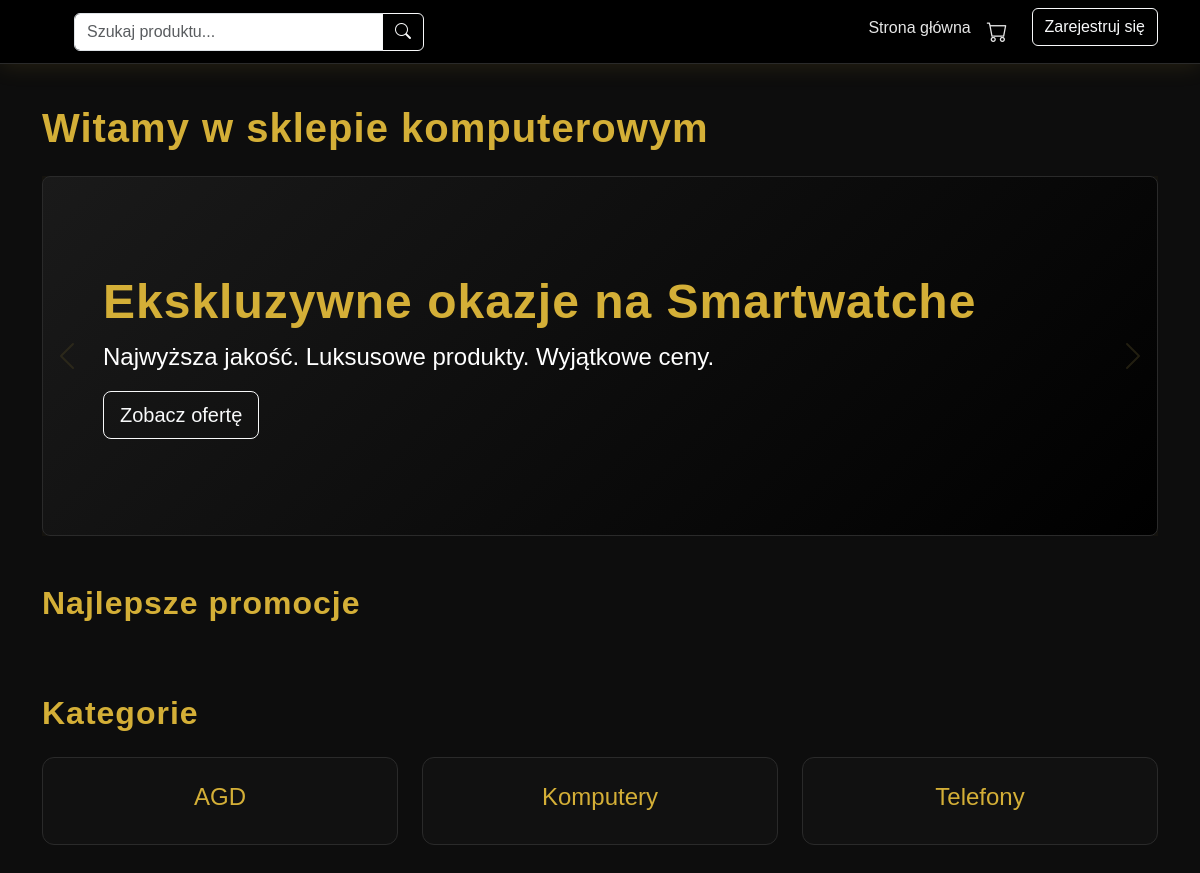
/, run on an earlier commit of the app's database.
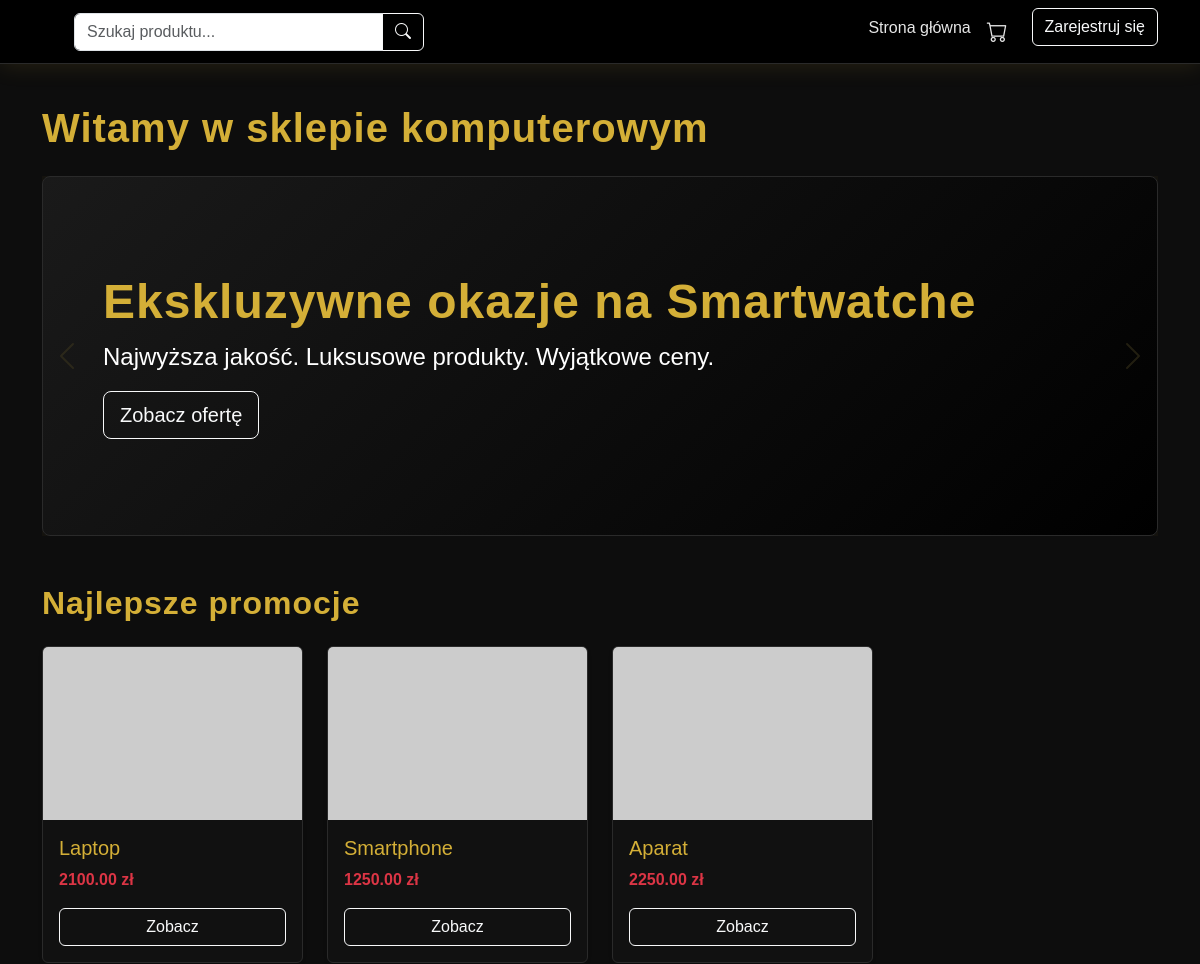
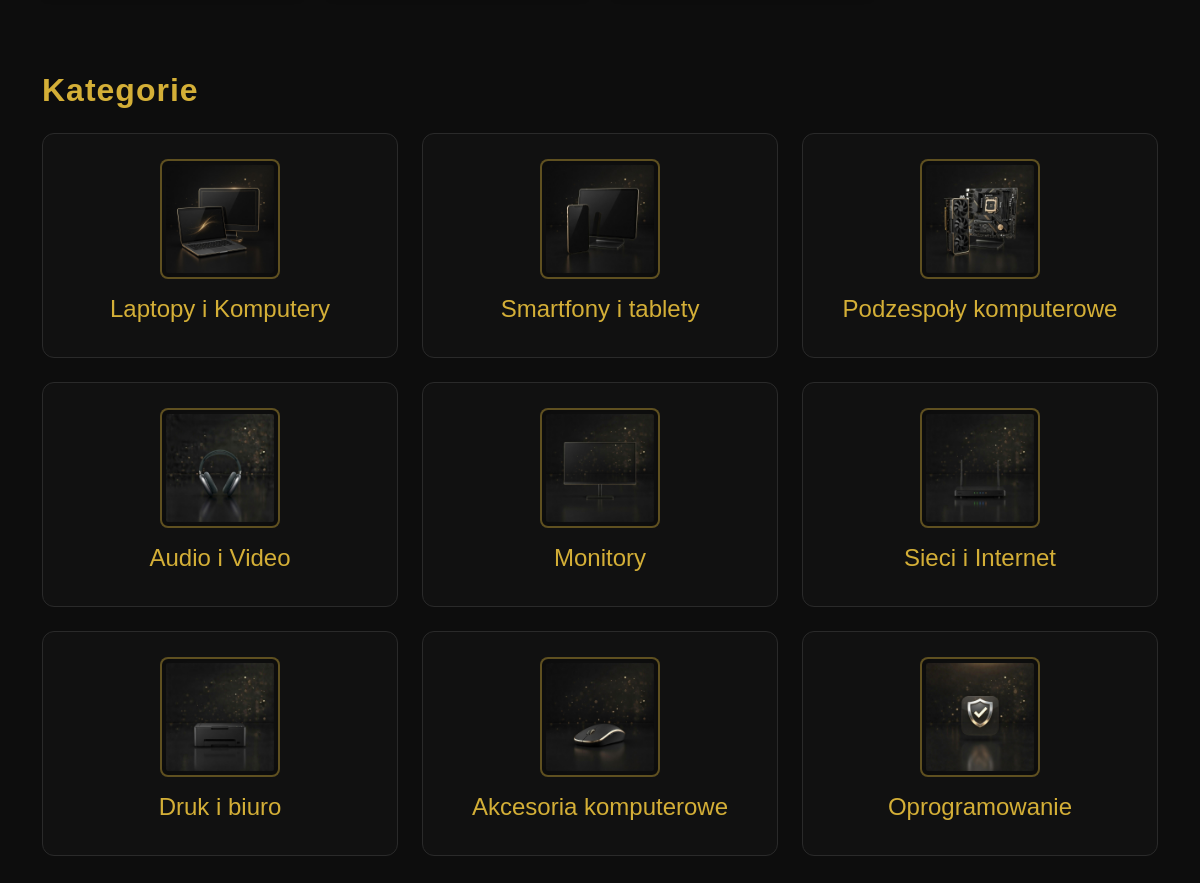
And on a later commit of the database (2 pictures, top to bottom).
### sklep/models.py (models this page shows, shortened)
class Kategoria(models.Model):
    nazwa_kategorii = models.CharField(max_length=50)
    image = models.ImageField(upload_to="kategorie/", null=True, blank=True)
    class Meta:
        db_table = "kategorie"
        verbose_name = "Kategoria"
        verbose_name_plural = "Kategorie"

class Towar(models.Model):
    nazwa = models.CharField(max_length=255)
    producent = models.CharField(max_length=100, blank=True, null=True)
    opis = models.TextField(blank=True, null=True)
    cena_jednostkowa = models.DecimalField(max_digits=10, decimal_places=2)
    cena_promocyjna = models.DecimalField(max_digits=10, decimal_places=2, null=True, blank=True)
    kategoria = models.ForeignKey(Kategoria, on_delete=models.SET_NULL, null=True, blank=True)
    podkategoria = models.ForeignKey(Podkategoria, on_delete=models.SET_NULL, null=True, blank=True)
    class Meta:
        db_table = "towary"
        verbose_name = "Towar"
        verbose_name_plural = "Towary"

### sklep/views.py (the view)
# urls.py: path("", views.sklep_home, name="sklep_home"),
def sklep_home(request):
    promocje = Towar.objects.filter(cena_promocyjna__isnull=False)
    kategorie = Kategoria.objects.all()
    return render(request, "home.html", {
        "promocje": promocje,
        "kategorie": kategorie,
    })

### sklep/templates/home.html (shortened to what this page needs)
{% extends "base.html" %}
{% block content %}
<h1 class="mb-4">Witamy w sklepie komputerowym</h1>
<div id="heroCarousel" class="carousel slide mb-5" data-bs-ride="carousel">
    <div class="carousel-inner">
        <div class="carousel-item active">
            <div class="p-5 text-white rounded-3 hero-box">
                <div class="container py-5">
                    <h1 class="display-5 fw-bold" style="color:#d4af37;">Ekskluzywne okazje na Smartwatche</h1>
                    <p class="col-md-8 fs-4">Najwyższa jakość. Luksusowe produkty. Wyjątkowe ceny.</p>
                    <a class="btn btn-outline-light btn-lg" href="#">Zobacz ofertę</a>
                </div>
            </div>
        </div>
    </div>
    <button class="carousel-control-prev" type="button" data-bs-target="#heroCarousel" data-bs-slide="prev">
        <span class="carousel-control-prev-icon"></span>
    </button>
    <button class="carousel-control-next" type="button" data-bs-target="#heroCarousel" data-bs-slide="next">
        <span class="carousel-control-next-icon"></span>
    </button>
</div>
<h2 class="mb-4">Najlepsze promocje</h2>
<div class="row">
    {% for p in promocje %}
    <div class="col-md-3">
        <div class="card mb-4 shadow-sm product-card">
            <img src="https://via.placeholder.com/300x200" class="card-img-top" alt="produkt">
            <div class="card-body">
                <h5 class="card-title" style="color:#d4af37;">{{ p.nazwa }}</h5>
                <p class="card-text text-danger fw-bold">{{ p.cena_promocyjna }} zł</p>
                <a href="#" class="btn btn-outline-light w-100">Zobacz</a>
            </div>
        </div>
    </div>
    {% endfor %}
</div>
<h2 class="mt-5 mb-4">Kategorie</h2>
<div class="row text-center">
    {% for k in kategorie %}
    <div class="col-4 mb-4">
        <a href="{% url 'produkty_kategoria' k.id %}" class="text-decoration-none text-light">
            <div class="category-box">
                {% if k.image %}
                    <img src="{{ k.image.url }}" class="img-fluid mb-3" style="max-height:120px; object-fit:contain;">
                {% endif %}
                <h4 style="color:#d4af37;">{{ k.nazwa_kategorii }}</h4>
            </div>
        </a>
    </div>
    {% endfor %}
</div>
{% endblock %}

### sklep/templates/base.html (shortened to what this page needs)
<!DOCTYPE html>
<html lang="pl">
<head>
    <link
        href="https://cdn.jsdelivr.net/npm/bootstrap@5.3.2/dist/css/bootstrap.min.css"
        rel="stylesheet"
    >
    <link rel="stylesheet" href="https://cdn.jsdelivr.net/npm/bootstrap-icons@1.11.1/font/bootstrap-icons.css">
</head>
<body>
<nav class="navbar navbar-expand-lg navbar-main">
    <div class="container">
        <div class="collapse navbar-collapse" id="nav">
            <form class="d-flex me-auto ms-3" role="search" style="width: 350px;">
                <div class="input-group">
                    <input class="form-control" type="search" placeholder="Szukaj produktu..." aria-label="Search">
                    <button class="btn btn-outline-light" type="button">
                        <i class="bi bi-search"></i>
                    </button>
                </div>
            </form>
            <ul class="navbar-nav ms-auto">
                <li class="nav-item">
                    <a class="nav-link" href="/">Strona główna</a>
                </li>
                <li class="nav-item">
                    <a class="nav-link" href="#">
                        <i class="bi bi-cart" style="font-size: 1.3rem;"></i>
                    </a>
                </li>
                <li class="nav-item">
                    <a class="btn btn-outline-light ms-3" href="#">
                        Zarejestruj się
                    </a>
                </li>
            </ul>
        </div>
    </div>
</nav>
<div class="container main-container">
    {% block content %}{% endblock %}
</div>
</body>
</html>

### sklep/templates/base.html (style rules this page uses)
body { background-color: #0d0d0d; color: #e6e6e6; font-family: 'Poppins', sans-serif; }
.navbar-main { background: #000; border-bottom: 1px solid #2a2a2a; box-shadow: 0 0 25px rgba(212, 175, 55, 0.15); }
.navbar-main .nav-link { color: #e6e6e6 !important; transition: 0.3s; }
.main-container { padding-top: 40px; padding-bottom: 40px; }

### sklep/templates/home.html (style rules this page uses)
body { background-color: #0d0d0d; color: #e6e6e6; font-family: 'Poppins', sans-serif; }
h1, h2 { color: #d4af37; font-weight: 600; letter-spacing: 1px; }
.hero-box { background: linear-gradient(135deg, #1a1a1a, #000); border: 1px solid #2a2a2a; box-shadow: 0 0 40px rgba(212, 175, 55, 0.15); }
.product-card { background: #111; border: 1px solid #2a2a2a; transition: 0.3s; }
.category-box { background: #111; border: 1px solid #2a2a2a; padding: 25px; border-radius: 12px; transition: 0.3s; }
.category-box img { border: 2px solid rgba(212, 175, 55, 0.4); border-radius: 8px; box-shadow: inset 0 0 30px rgba(0, 0, 0, 0.4); background-color: #111; padding: 4px; transition: 0.3s; }
.carousel-control-prev, .carousel-control-next { width: 50px; }
.carousel-control-prev { left: 0; }
.carousel-control-next { right: 0; }
.carousel-control-prev-icon, .carousel-control-next-icon { filter: invert(80%) sepia(60%) saturate(300%) hue-rotate(10deg); }

What changed in the data, as far as the page shows it:
removed Kategoria: nazwa_kategorii "AGD"
removed Kategoria: nazwa_kategorii "Komputery"
removed Kategoria: nazwa_kategorii "Telefony"
now on this page (row edited): Towar: nazwa "Laptop", cena_promocyjna "2100.00"
now on this page (row edited): Towar: nazwa "Smartphone", cena_promocyjna "1250.00"
added Towar: nazwa "Aparat", cena_promocyjna "2250.00"
added Kategoria: image (picture), nazwa_kategorii "Laptopy i Komputery"
added Kategoria: image (picture), nazwa_kategorii "Smartfony i tablety"
added Kategoria: image (picture), nazwa_kategorii "Podzespoły komputerowe"
added Kategoria: image (picture), nazwa_kategorii "Audio i Video"
added Kategoria: image (picture), nazwa_kategorii "Monitory"
added Kategoria: image (picture), nazwa_kategorii "Sieci i Internet"
added Kategoria: image (picture), nazwa_kategorii "Druk i biuro"
added Kategoria: image (picture), nazwa_kategorii "Akcesoria komputerowe"
added Kategoria: image (picture), nazwa_kategorii "Oprogramowanie"
